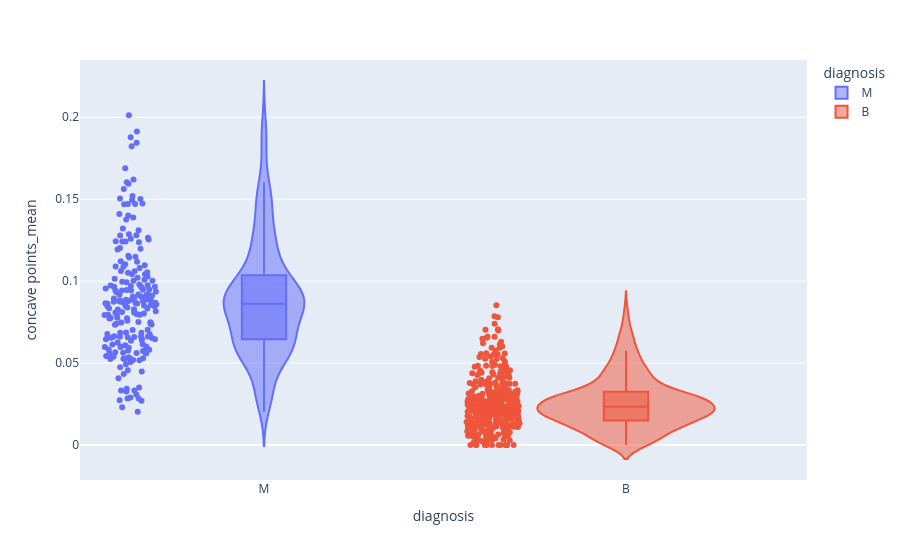

This figure's notebook cell:
### Markdown cell above
O grafico de violin nos mostra mais detalhes e os valores dos dados ao mover o cursor do mouse sobre a area plotada

### Code cell
import plotly_express as px

px.violin(dados,x="diagnosis",y="concave points_mean", color ="diagnosis",box=True, points="all")

### Figure 1 — Plotly figure (JSON) as saved in the notebook; plotly's stock layout.template omitted (floating-point values rounded to 4 significant figures; data arrays with more than 128 entries replaced by an {"elided": "..."} marker saying what was removed)
{"data": [{"alignmentgroup": "True", "box": {"visible": true}, "hovertemplate": "diagnosis=%{x}<br>concave points_mean=%{y}<extra></extra>", "legendgroup": "M", "marker": {"color": "#636efa"}, "name": "M", "offsetgroup": "M", "orientation": "v", "points": "all", "scalegroup": "True", "showlegend": true, "type": "violin", "x": {"elided": "212 str values"}, "x0": " ", "xaxis": "x", "y": {"elided": "212 float values"}, "y0": " ", "yaxis": "y"}, {"alignmentgroup": "True", "box": {"visible": true}, "hovertemplate": "diagnosis=%{x}<br>concave points_mean=%{y}<extra></extra>", "legendgroup": "B", "marker": {"color": "#EF553B"}, "name": "B", "offsetgroup": "B", "orientation": "v", "points": "all", "scalegroup": "True", "showlegend": true, "type": "violin", "x": {"elided": "357 str values"}, "x0": " ", "xaxis": "x", "y": {"elided": "357 float values"}, "y0": " ", "yaxis": "y"}], "layout": {"legend": {"title": {"text": "diagnosis"}, "tracegroupgap": 0}, "margin": {"t": 60}, "violinmode": "overlay", "xaxis": {"anchor": "y", "categoryarray": ["M", "B"], "categoryorder": "array", "domain": [0, 1], "title": {"text": "diagnosis"}}, "yaxis": {"anchor": "x", "domain": [0, 1], "title": {"text": "concave points_mean"}}}}
